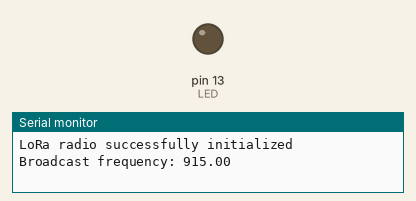
Bench run of a sketch on a simulated Arduino Uno, built with avr-gcc and run on an emulated ATmega328P. Parts: output pins drawn as LEDs (lit = HIGH), the last lines printed to the serial monitor. No radio packets arrive unless stated; pins used as bus, display or sensor lines are not drawn.

Above: at 0.6 s.
At 2.83 s:
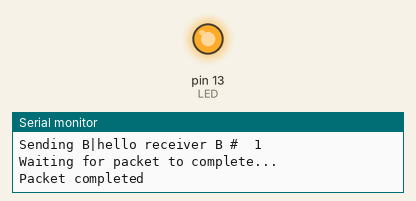
Timing chart, 0 to 3.3 s (numbered marks = the images above):
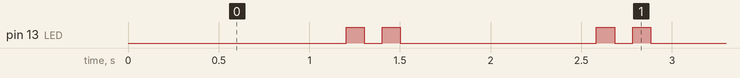

The sketch:

1-to-1_B_send.ino
```cpp
#include <SPI.h>
#include <RH_RF95.h>

// Feather M0 pinout
#define RFM95_CS 8
#define RFM95_RST 4
#define RFM95_INT 3

#define LED 13

// Setting frequency (MHz)
#define RF95_FREQ 915.0

// Singleton instance of the radio driver
RH_RF95 rf95(RFM95_CS, RFM95_INT);

// Device ID character
char ID[] = "B"; // This is a char array instead of a char because I spent an hour and a half trying to make it work as a char and it was a massive pain in my ass

void broadcast(char *msg, int len, bool includeID = false);
// Broadcasts a signal via RF95
// msg is a pointer to a message
// len contains the length of msg (can be obtained using sizeof(msg)/sizeof(msg[0]))
// includeID determines whether the device ID is included at the beginning of the message

void blinkyBlinky(); // Literally just blinks the light to save space in main

void setup() {
  // serial setup and radio hard-reset
  pinMode(LED, OUTPUT);
  pinMode(RFM95_RST, OUTPUT); // Sets the reset pin to output
  digitalWrite(RFM95_RST, HIGH); // Writes high to the reset pin

  Serial.begin(115200); // Starts serial transmission at a baud rate of 115200
  // Waits for the serial console to be opened
  // REMOVE THIS IF THE BOARD ISN'T CONNECTED TO A COMPUTER
  while (!Serial) {
    delay(1); // wait
 }
  delay(100);

  // RFM95 reset
  digitalWrite(RFM95_RST, LOW); // Resets RFM95
  delay(10);
  digitalWrite(RFM95_RST, HIGH);
  delay(10);

  while (!rf95.init()) {
    Serial.println("Something's wrong. I can feel it.\nLoRa radio init failed"); // Error detection that I decided to leave in
    while (1); // Stops the program in its tracks
  }
  Serial.println("LoRa radio successfully initialized");

  if (!rf95.setFrequency(RF95_FREQ)) {
    Serial.println("setFrequency failed"); // Checks if a frequency is not sent
    while(1);
  }
  Serial.print("Broadcast frequency: "); Serial.println(RF95_FREQ);
  rf95.setTxPower(23, false); // Sets power level to 23 dBm with RFO disabled
  digitalWrite(LED, LOW);
}

uint8_t count = 0; // Will count the number of messages sent

void loop() {
  // put your main code here, to run repeatedly:
  delay(1000); // Wait 1 second between transmissions (unsure if this is a requirement)
  char message[] = "hello receiver B #                "; // Contains the message that will be sent
  int l = sizeof(message)/sizeof(message[0]);
  itoa(count++, message+(l-15), 10);
  broadcast(message, l, true);
  blinkyBlinky(); // Blinky blinky
}

void broadcast(char *msg, int len, bool includeID) {
  delay(10); // Sample code does this. Probably wouldn't hurt to wait a bit before transmission. We can remove this later if needed
  char msgB[len+2]; // Char that includes the ID designation and the broadcasted message
  if (includeID) {
    //msgB[0] = ID[0];
    //msgB[1] = '|';
    strcpy(msgB, ID);
    strcat(msgB, "|");
    strcat(msgB, msg);
    /*for (int i = 2; i<len+2; i++) {
      msgB[i] = msg[i-2];
    }*/

    Serial.print("Sending "); Serial.println(msgB);
    rf95.send((uint8_t *)msgB, sizeof(msgB));
  }
  else {
    //Serial.print("msg size: "); Serial.println(sizeof(msg)/sizeof(char));
    //Serial.print("msgB size: "); Serial.println(sizeof(msgB)/sizeof(char));
    strcpy(msgB, msg);
    Serial.print("Sending "); Serial.println(msg);
    rf95.send((uint8_t *)msgB, sizeof(msgB));
    //char realmsg[] = "Hello there";
    //rf95.send((uint8_t *)realmsg, sizeof(realmsg));
  }
  Serial.println("Waiting for packet to complete...");
  delay(10);
  rf95.waitPacketSent(); // Waits for the package to send
  Serial.println("Packet completed");
}

void blinkyBlinky() {
  digitalWrite(LED, HIGH);
  delay(100);
  digitalWrite(LED, LOW);
  delay(100);
  digitalWrite(LED, HIGH);
  delay(100);
  digitalWrite(LED, LOW);
}
```

Measured:
- by itself, pin 13 (LED): repeats every 1.4 s: LOW 0.10 s, HIGH 0.10 s, LOW 1.1 s, HIGH 0.10 s
- by itself, everything shown: repeats every 1.4 s, in 4 steps
